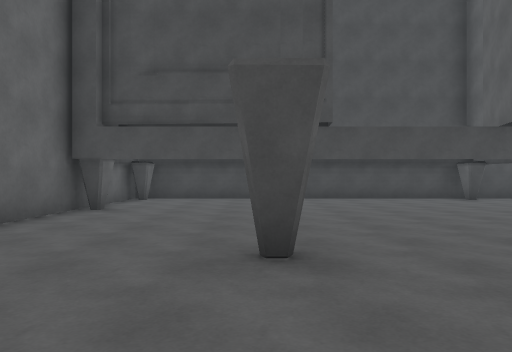
[1] (above)

19 first-person views from a walk through a scene from a Unity 3-D project. The camera is 1.3 m above the floor, looks level and sees 70° across. The floor is counted in squares, 2 m on a side. Each view is taken from the middle of a square. On the plan, view 1 faces up. The plan holds only what a view shows up to about 11 squares ahead; the rest is blank. The place goes on beyond the plan.

[2]
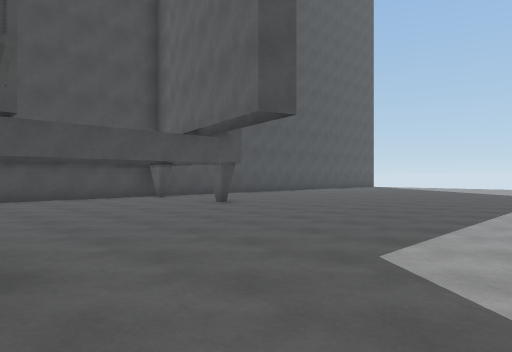

[3]
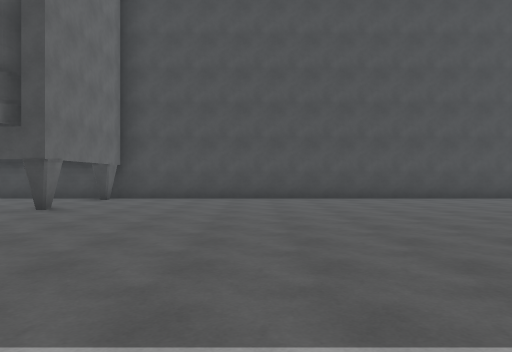

[4]
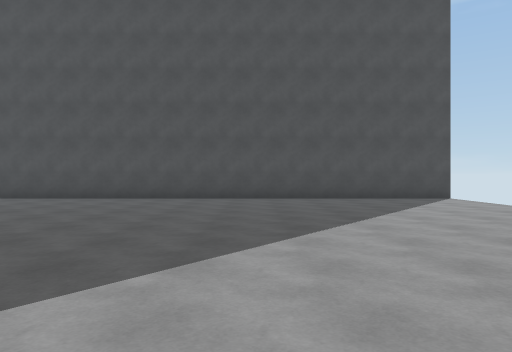

[5]
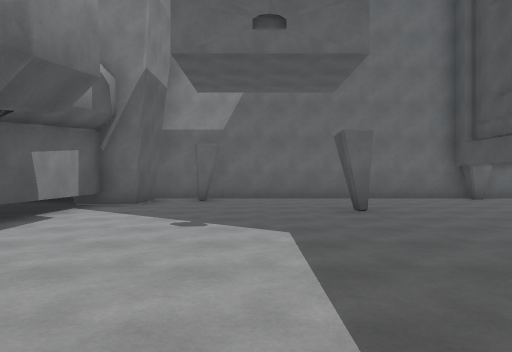

[6]
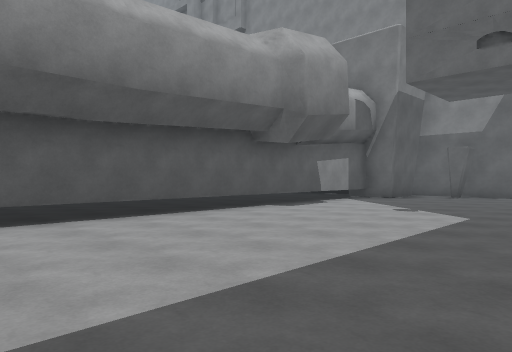

[7]
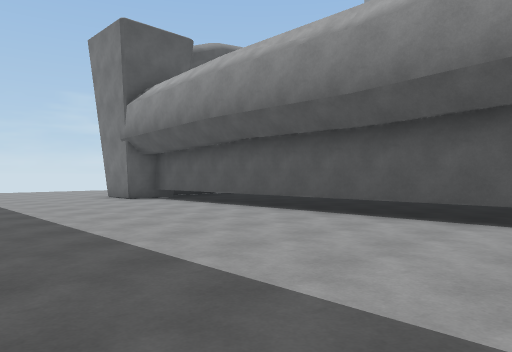

[8]
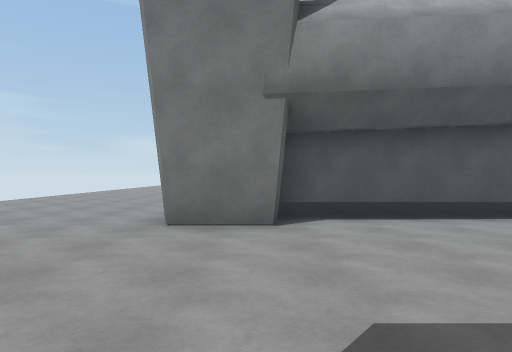

[9]
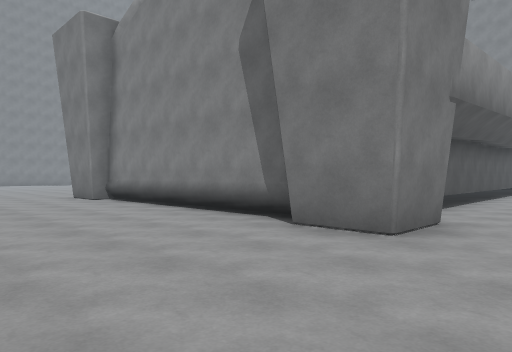

[10]
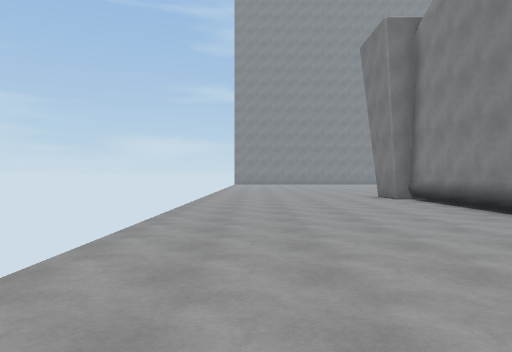

[11]
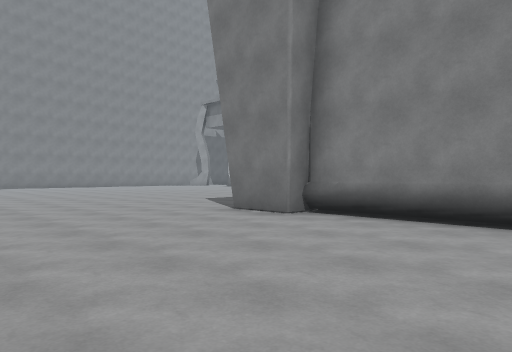

[12]
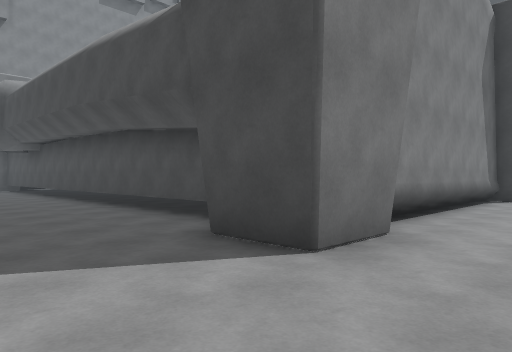

[13]
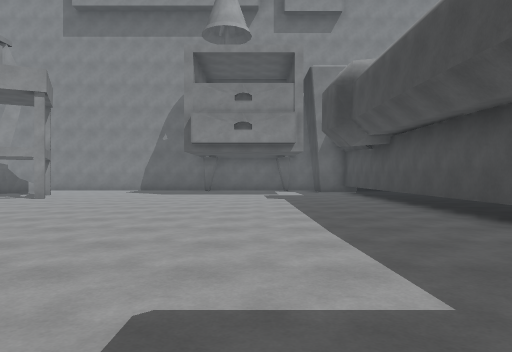

[14]
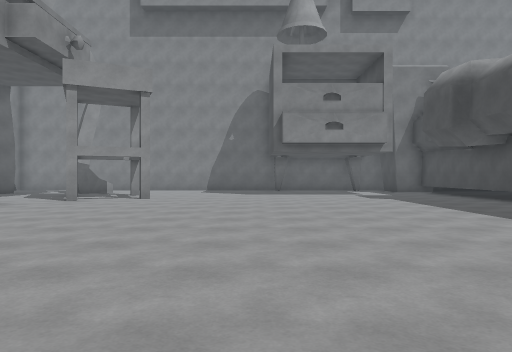

[15]
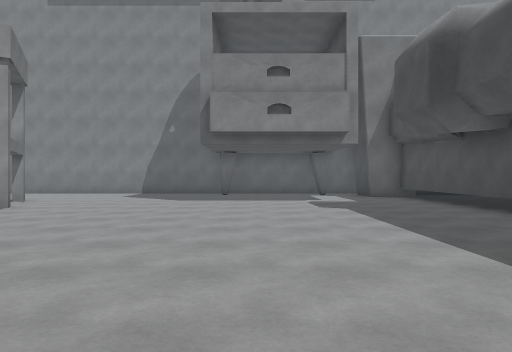

[16]
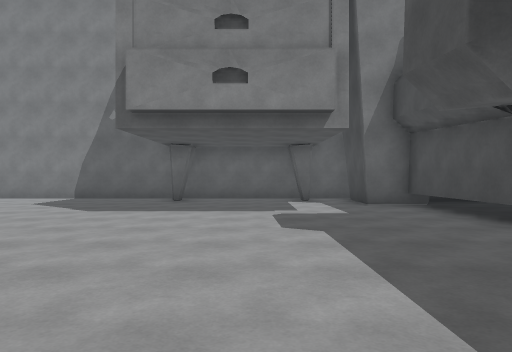

[17]
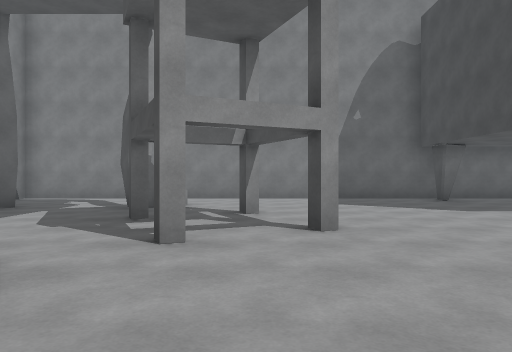

[18]
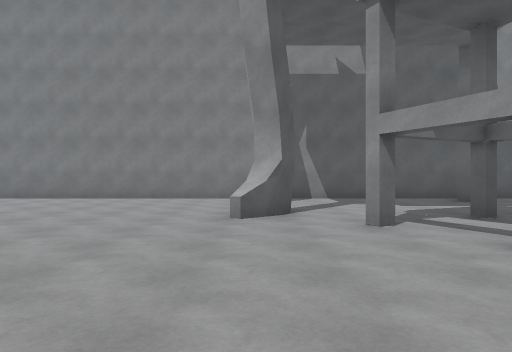

[19]
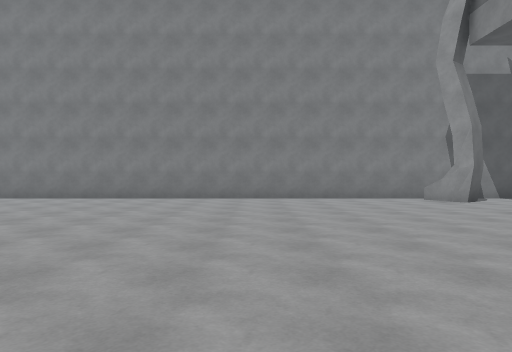

### Floor plan
Points are (right, up) in squares from view 1. A wall is a line through its corners. A room is listed if a view was taken in it or the views show most of it. See-through windows are left out.
Room 1 (views 1, 2, 3, 4, 5, 6, 7, 8, 9, 10, 11, 12, 13, 14, 15, 16, 17, 18, 19)
walls: (12.5, -10.5) (-1.4, -10.5); (13.7, -2.9) (13.7, -1.7) (15.2, -1.7) (15.2, -3.5); (15.1, -3.2) (14.8, -3.2) (14.8, -10) (15.2, -10) (15.2, -11.5) (13.6, -11.5); (-1.3, -10) (-1.3, -11.5) (-2.9, -11.5); (-3.5, -11.2) (-3.5, -23); (4.5, -23.2) (5.3, -22.5); (4.5, -23.3) (4.7, -23) (5.1, -23.3); (4.3, -23.5) (4.6, -23); (4.3, -23.5) (4.7, -23); (-1.4, -2.5) (13.8, -2.5); (-2.9, -1.7) (-1.3, -1.7) (-1.3, -3.1); (4.8, -25.9) (5, -26.3); (4.8, -25.9) (5.4, -27.1); (-0.3, -23.5) (-0.8, -23.8); (4.2, -26.3) (4.8, -25.9) (5, -26.2); (0.5, 2.7) (-0.1, 2.7); (-0.6, -25.8) (0, -26.2); (-3.5, -24.8) (-3.5, -27.6) (17.5, -27.6); (6.1, 10.2) (6.1, 9.7) (5.7, 9.7) (5.7, 10.3); (-2.9, 7.4) (-2.9, 6.7); (-0.1, 10.6) (-3.5, 10.6) (-3.5, -1.9); (-2.9, 10.2) (-2.9, 9.7) (-3.4, 9.7); (20.8, 10.6) (1.4, 10.6)

Where each view was taken, in squares from view 1:
view 1: 0 up, 0 right, facing up
view 2: 0 up, 0 right, facing up-right
view 3: 0 up, 10 right, facing up
view 4: 0 up, 15 right, facing up
view 5: 1 up, 7 right, facing left
view 6: 3 up, 9 right, facing down-left
view 7: 3 up, 4 right, facing down-right
view 8: 3 up, 14 right, facing down
view 9: 0 up, 19 right, facing down-left
view 10: 0 up, 19 right, facing down
view 11: 6 down, 20 right, facing down-left
view 12: 14 down, 17 right, facing up-left
view 13: 14 down, 13 right, facing left
view 14: 17 down, 13 right, facing left
view 15: 15 down, 10 right, facing left
view 16: 14 down, 7 right, facing left
view 17: 21 down, 7 right, facing left
view 18: 17 down, 5 right, facing down
view 19: 17 down, 10 right, facing down
